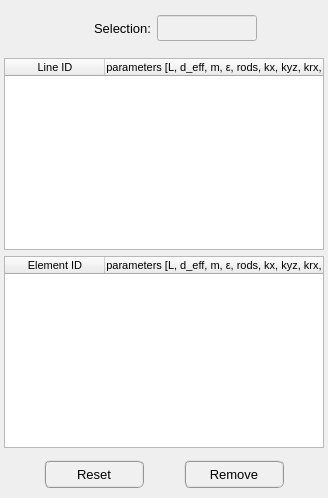
           <widget class="QWidget" name="tab_remove">
            <property name="font">
             <font>
              <family>MS UI Gothic</family>
             </font>
            </property>
            <attribute name="title">
             <string>Remove</string>
            </attribute>
            <layout class="QGridLayout" name="gridLayout_2">
             <property name="leftMargin">
              <number>4</number>
             </property>
             <property name="topMargin">
              <number>4</number>
             </property>
             <property name="rightMargin">
              <number>4</number>
             </property>
             <property name="bottomMargin">
              <number>4</number>
             </property>
             <item row="1" column="0">
              <widget class="QTreeWidget" name="treeWidget_expansion_joint_by_lines">
               <property name="minimumSize">
                <size>
                 <width>320</width>
                 <height>120</height>
                </size>
               </property>
               <property name="maximumSize">
                <size>
                 <width>460</width>
                 <height>260</height>
                </size>
               </property>
               <property name="font">
                <font>
                 <family>MS Shell Dlg 2</family>
                 <pointsize>8</pointsize>
                </font>
               </property>
               <property name="frameShape">
                <enum>QFrame::StyledPanel</enum>
               </property>
               <property name="frameShadow">
                <enum>QFrame::Sunken</enum>
               </property>
               <property name="indentation">
                <number>0</number>
               </property>
               <column>
                <property name="text">
                 <string>Line ID</string>
                </property>
                <property name="textAlignment">
                 <set>AlignCenter</set>
                </property>
               </column>
               <column>
                <property name="text">
                 <string>Joint parameters [L, d_eff, m, ε, rods, kx, kyz, krx, kryz]</string>
                </property>
                <property name="textAlignment">
                 <set>AlignCenter</set>
                </property>
               </column>
              </widget>
             </item>
             <item row="2" column="0">
              <widget class="QTreeWidget" name="treeWidget_expansion_joint_by_elements">
               <property name="minimumSize">
                <size>
                 <width>320</width>
                 <height>120</height>
                </size>
               </property>
               <property name="maximumSize">
                <size>
                 <width>460</width>
                 <height>260</height>
                </size>
               </property>
               <property name="font">
                <font>
                 <family>MS Shell Dlg 2</family>
                 <pointsize>8</pointsize>
                </font>
               </property>
               <property name="frameShape">
                <enum>QFrame::StyledPanel</enum>
               </property>
               <property name="frameShadow">
                <enum>QFrame::Sunken</enum>
               </property>
               <property name="indentation">
                <number>0</number>
               </property>
               <column>
                <property name="text">
                 <string>Element ID</string>
                </property>
                <property name="textAlignment">
                 <set>AlignCenter</set>
                </property>
               </column>
               <column>
                <property name="text">
                 <string>Joint parameters [L, d_eff, m, ε, rods, kx, kyz, krx, kryz]</string>
                </property>
                <property name="textAlignment">
                 <set>AlignCenter</set>
                </property>
               </column>
              </widget>
             </item>
             <item row="3" column="0">
              <widget class="QFrame" name="frame_buttons">
               <property name="minimumSize">
                <size>
                 <width>0</width>
                 <height>40</height>
                </size>
               </property>
               <property name="maximumSize">
                <size>
                 <width>16777215</width>
                 <height>40</height>
                </size>
               </property>
               <property name="frameShape">
                <enum>QFrame::NoFrame</enum>
               </property>
               <property name="frameShadow">
                <enum>QFrame::Raised</enum>
               </property>
               <layout class="QGridLayout" name="gridLayout_7">
                <property name="leftMargin">
                 <number>0</number>
                </property>
                <property name="topMargin">
                 <number>0</number>
                </property>
                <property name="rightMargin">
                 <number>0</number>
                </property>
                <property name="bottomMargin">
                 <number>0</number>
                </property>
                <property name="spacing">
                 <number>0</number>
                </property>
                <item row="0" column="0">
                 <widget class="QPushButton" name="pushButton_reset">
                  <property name="minimumSize">
                   <size>
                    <width>100</width>
                    <height>28</height>
                   </size>
                  </property>
                  <property name="maximumSize">
                   <size>
                    <width>100</width>
                    <height>28</height>
                   </size>
                  </property>
                  <property name="font">
                   <font>
                    <pointsize>10</pointsize>
                   </font>
                  </property>
                  <property name="styleSheet">
                   <string notr="true">QPushButton{border-radius: 6px; border-color: rgb(150, 150, 150); border-style: ridge; border-width: 2px; color: rgb(0, 0, 0); background-color: rgb(240, 240, 240)}
QPushButton:hover{border-radius: 6px; border-color: rgb(0, 170, 255); border-style: ridge; border-width: 2px; color: rgb(0, 0, 0); background-color: rgba(174, 213, 255, 100)}
QPushButton:pressed{border-radius: 6px; border-color: rgb(0, 170, 255); border-style: ridge; border-width: 2px; color: rgb(0, 0, 0); background-color: rgb(174, 213, 255)}
QPushButton:disabled{border-radius: 6px; border-color: rgb(150, 150, 150); border-style: ridge; border-width: 0px; color: rgb(150,150, 150); background-color: rgb(220, 220, 220)}</string>
                  </property>
                  <property name="text">
                   <string>Reset</string>
                  </property>
                  <property name="flat">
                   <bool>false</bool>
                  </property>
                 </widget>
                </item>
                <item row="0" column="1">
                 <widget class="QPushButton" name="pushButton_remove">
                  <property name="minimumSize">
                   <size>
                    <width>100</width>
                    <height>28</height>
                   </size>
                  </property>
                  <property name="maximumSize">
                   <size>
                    <width>100</width>
                    <height>28</height>
                   </size>
                  </property>
                  <property name="font">
                   <font>
                    <pointsize>10</pointsize>
                   </font>
                  </property>
                  <property name="styleSheet">
                   <string notr="true">QPushButton{border-radius: 6px; border-color: rgb(150, 150, 150); border-style: ridge; border-width: 2px; color: rgb(0, 0, 0); background-color: rgb(240, 240, 240)}
QPushButton:hover{border-radius: 6px; border-color: rgb(0, 170, 255); border-style: ridge; border-width: 2px; color: rgb(0, 0, 0); background-color: rgba(174, 213, 255, 100)}
QPushButton:pressed{border-radius: 6px; border-color: rgb(0, 170, 255); border-style: ridge; border-width: 2px; color: rgb(0, 0, 0); background-color: rgb(174, 213, 255)}
QPushButton:disabled{border-radius: 6px; border-color: rgb(150, 150, 150); border-style: ridge; border-width: 0px; color: rgb(150,150, 150); background-color: rgb(220, 220, 220)}</string>
                  </property>
                  <property name="text">
                   <string>Remove</string>
                  </property>
                 </widget>
                </item>
               </layout>
              </widget>
             </item>
             <item row="0" column="0">
              <widget class="QFrame" name="frame">
               <property name="minimumSize">
                <size>
                 <width>0</width>
                 <height>48</height>
                </size>
               </property>
               <property name="frameShape">
                <enum>QFrame::NoFrame</enum>
               </property>
               <property name="frameShadow">
                <enum>QFrame::Raised</enum>
               </property>
               <layout class="QGridLayout" name="gridLayout_16">
                <property name="leftMargin">
                 <number>4</number>
                </property>
                <property name="topMargin">
                 <number>4</number>
                </property>
                <property name="rightMargin">
                 <number>4</number>
                </property>
                <property name="bottomMargin">
                 <number>4</number>
                </property>
                <item row="0" column="2">
                 <widget class="QLineEdit" name="lineEdit_selection">
                  <property name="enabled">
                   <bool>false</bool>
                  </property>
                  <property name="minimumSize">
                   <size>
                    <width>100</width>
                    <height>26</height>
                   </size>
                  </property>
                  <property name="maximumSize">
                   <size>
                    <width>100</width>
                    <height>26</height>
                   </size>
                  </property>
                  <property name="focusPolicy">
                   <enum>Qt::ClickFocus</enum>
                  </property>
                  <property name="styleSheet">
                   <string notr="true">QLineEdit{color: rgb(0, 0, 0); background-color: rgb(250, 250, 250)}
QLineEdit:disabled{color: rgb(100, 100, 100); background-color: rgb(240, 240, 240)}</string>
                  </property>
                  <property name="alignment">
                   <set>Qt::AlignCenter</set>
                  </property>
                 </widget>
                </item>
                <item row="0" column="0">
                 <spacer name="horizontalSpacer_11">
                  <property name="orientation">
                   <enum>Qt::Horizontal</enum>
                  </property>
                  <property name="sizeHint" stdset="0">
                   <size>
                    <width>40</width>
                    <height>20</height>
                   </size>
                  </property>
                 </spacer>
                </item>
                <item row="0" column="1">
                 <widget class="QLabel" name="label_selection">
                  <property name="minimumSize">
                   <size>
                    <width>80</width>
                    <height>26</height>
                   </size>
                  </property>
                  <property name="maximumSize">
                   <size>
                    <width>80</width>
                    <height>26</height>
                   </size>
                  </property>
                  <property name="font">
                   <font>
                    <family>MS Shell Dlg 2</family>
                    <pointsize>10</pointsize>
                    <weight>50</weight>
                    <bold>false</bold>
                   </font>
                  </property>
                  <property name="text">
                   <string>Selection:</string>
                  </property>
                  <property name="alignment">
                   <set>Qt::AlignRight|Qt::AlignTrailing|Qt::AlignVCenter</set>
                  </property>
                 </widget>
                </item>
                <item row="0" column="3">
                 <spacer name="horizontalSpacer_12">
                  <property name="orientation">
                   <enum>Qt::Horizontal</enum>
                  </property>
                  <property name="sizeHint" stdset="0">
                   <size>
                    <width>40</width>
                    <height>20</height>
                   </size>
                  </property>
                 </spacer>
                </item>
               </layout>
              </widget>
             </item>
            </layout>
            <zorder>treeWidget_expansion_joint_by_elements</zorder>
            <zorder>treeWidget_expansion_joint_by_lines</zorder>
            <zorder>frame_buttons</zorder>
            <zorder>frame</zorder>
           </widget>
